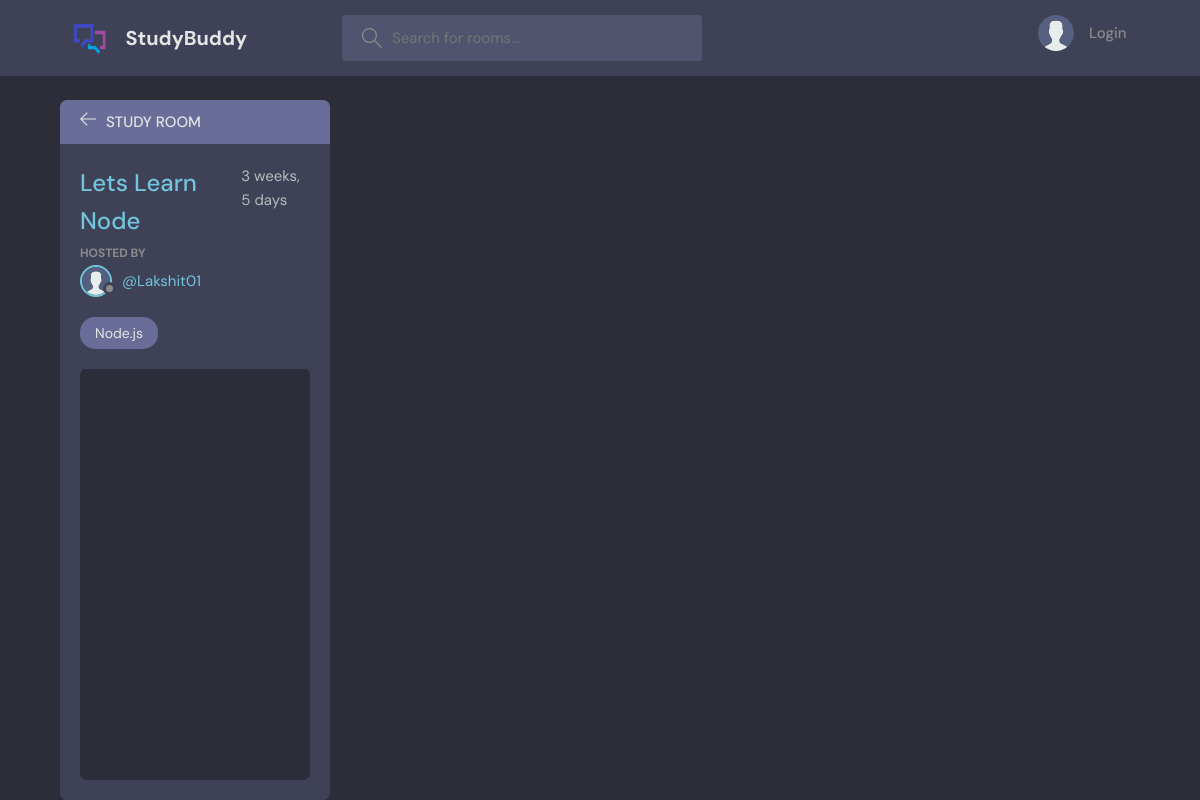
The page /room/5/ on the database as committed earlier.
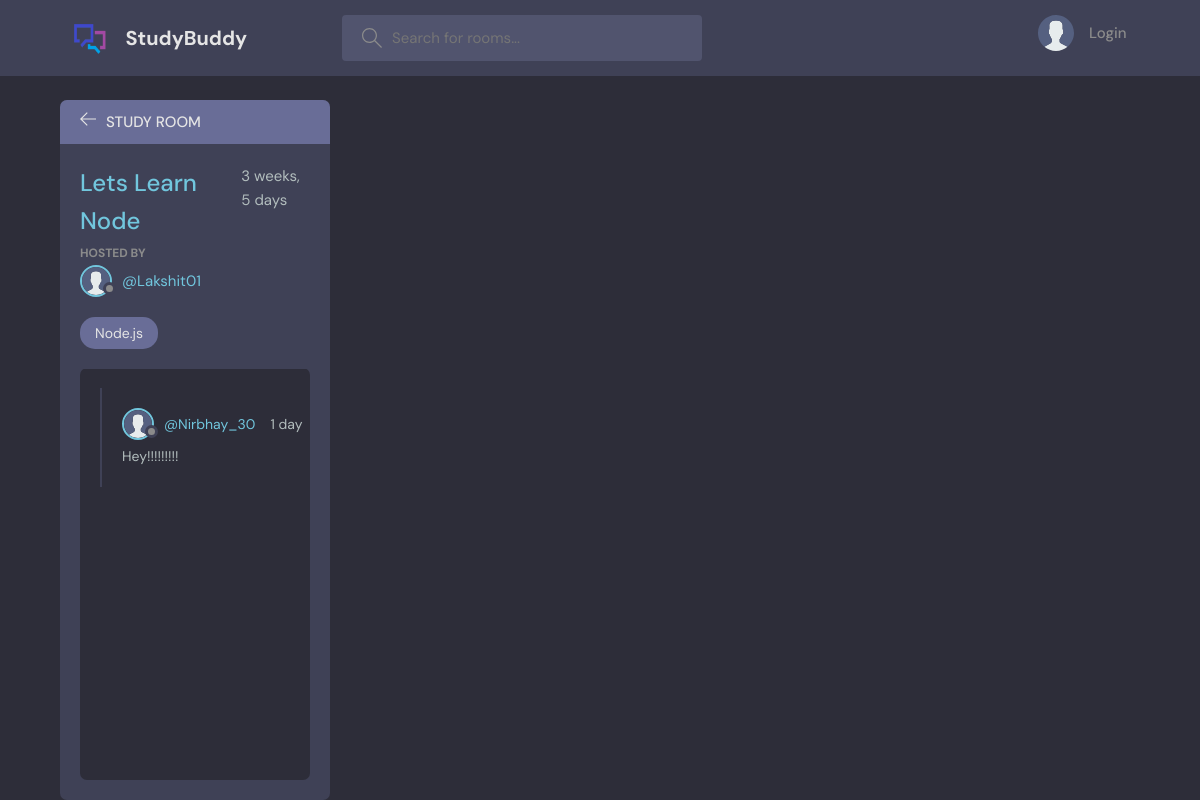
The same page on the database as committed later.
### base/models.py (models this page shows, shortened)
class Message(models.Model):
    user = models.ForeignKey(User, on_delete=models.CASCADE)
    room = models.ForeignKey(Room, on_delete=models.CASCADE)
    body = models.TextField()
    updated = models.DateTimeField(auto_now=True)
    created = models.DateTimeField(auto_now_add=True)
    class Meta:
        ordering=['-updated','-created']

### base/views.py (the view, shortened to what this page needs)
# urls.py: path('room/<str:pk>/',views.room,name="room"),
def room(request,pk):
    room=Room.objects.get(id=pk)
    room_messages = room.message_set.all()
    participants = room.participants.all()
    context={'room':room, 'room_messages':room_messages,'participants':participants}
    return render(request,'base/room.html',context)

### base/models.py (called while the page is built)
    def __str__(self):
        return self.name

### base/templates/base/room.html (shortened to what this page needs)
{% extends 'main.html' %}
{%block content %}
{% load static %}
    <main class="profile-page layout layout--2">
      <div class="container">
        <div class="room">
          <div class="room__top">
            <div class="room__topLeft">
              <a href="{% url 'homepage'%}">
                <svg version="1.1" xmlns="http://www.w3.org/2000/svg" width="32" height="32" viewBox="0 0 32 32">
                  <title>arrow-left</title>
                  <path
                    d="M13.723 2.286l-13.723 13.714 13.719 13.714 1.616-1.611-10.96-10.96h27.625v-2.286h-27.625l10.965-10.965-1.616-1.607z"
                  ></path>
                </svg>
              </a>
              <h3>Study Room</h3>
            </div>
          </div>
          <div class="room__box scroll">
            <div class="room__header scroll">
              <div class="room__info">
                <h3>{{room.name}}</h3>
                <span>{{room.created|timesince}}</span>
              </div>
              <div class="room__hosted">
                <p>Hosted By</p>
                <a href="{% url 'user-profile' room.host.id %}" class="room__author">
                  <div class="avatar avatar--small">
                    <img src="{% static 'images/avatar.svg' %}" />
                  </div>
                  <span>@{{room.host}}</span>
                </a>
              </div>
              <span class="room__topics">{{room.topic}}</span>
            </div>
            <div class="room__conversation">
              <div class="threads scroll">
                {% for message in room_messages %}
                <div class="thread">
                  <div class="thread__top">
                    <div class="thread__author">
                      <a href="{% url 'user-profile' message.user.id %}" class="thread__authorInfo">
                        <div class="avatar avatar--small">
                          <img src="{% static 'images/avatar.svg'%}" />
                        </div>
                        <span>@{{message.user}}</span>
                      </a>
                      <span class="thread__date">{{message.created|timesince}}</span>
                    </div>
                  </div>
                  <div class="thread__details">
                    {{message.body}}
                  </div>
                </div>
                {% endfor %}
              </div>
            </div>
          </div>
    {% endblock content %}

Rows that differ between the two databases and show on the page:
added Message: user "Nirbhay_30", created "1 day", body "Hey!!!!!!!!!"
